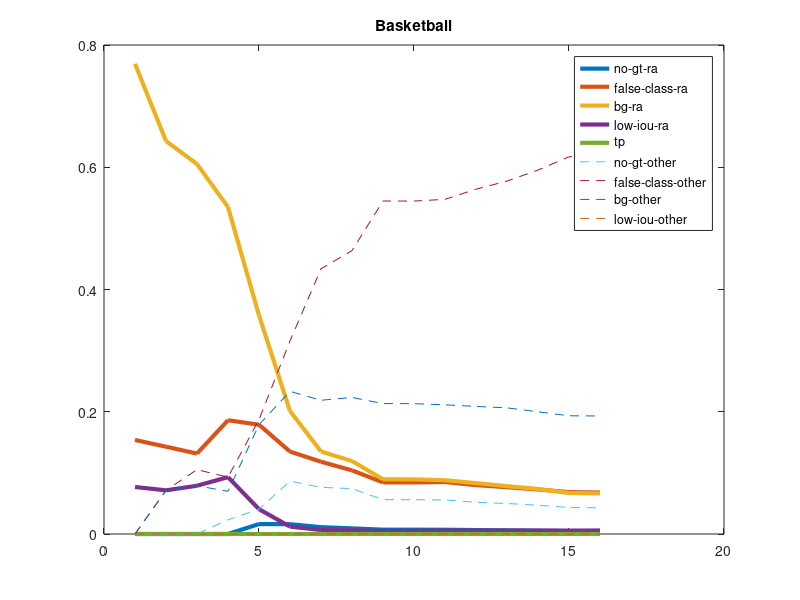
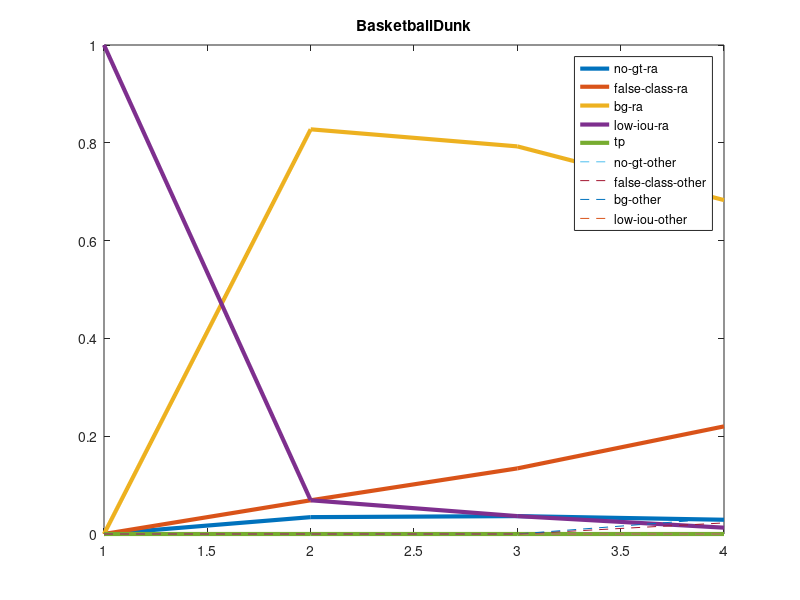
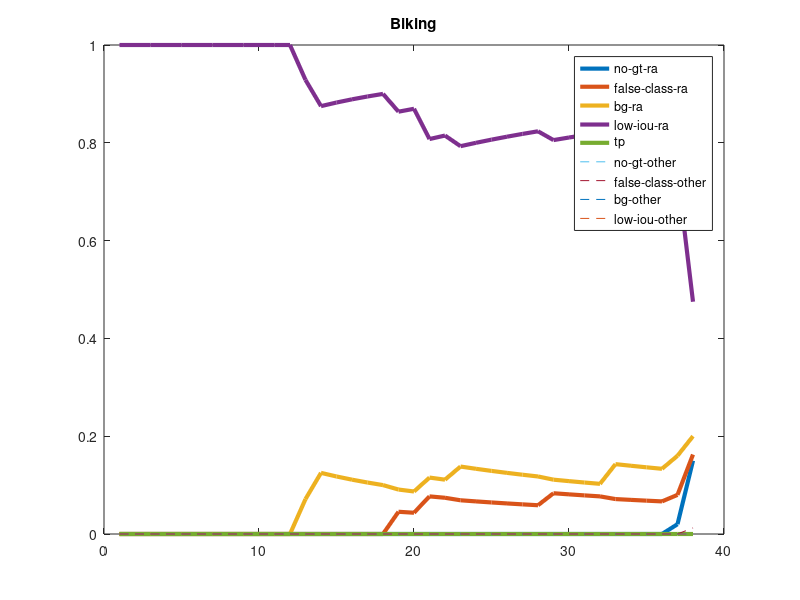
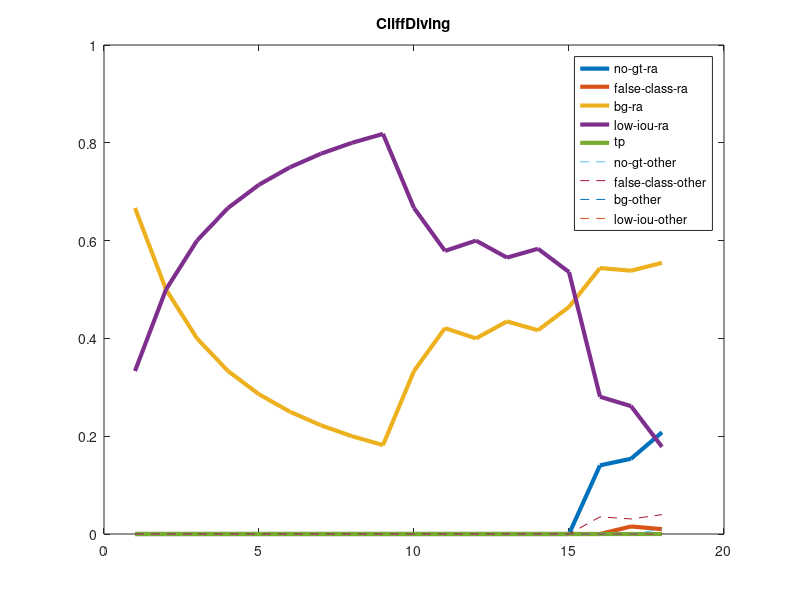

These figures' MATLAB source, in order:
load('all_scores_tubes.mat')
for a=1:24
    score = allscore{a}(:,1);
    label = allscore{a}(:,2);
    [~,si] = sort(score,'descend');
    score = score(si);
    li = label(si) == 1;
    score = score(li);
    min_score = min(score);
    allscore{a} = allscore{a}(si,:);
%     abc = allscore{a}(li,:);
    pick = allscore{a}(:,1)>=min_score;
    allscore{a} = allscore{a}(pick,:);
end

classes={'Basketball', 'BasketballDunk', 'Biking', 'CliffDiving', 'CricketBowling', 'Diving', 'Fencing',...
        'FloorGymnastics', 'GolfSwing', 'HorseRiding', 'IceDancing', 'LongJump', 'PoleVault', 'RopeClimbing',...
        'SalsaSpin','SkateBoarding', 'Skiing', 'Skijet', 'SoccerJuggling',...
        'Surfing', 'TennisSwing', 'TrampolineJumping', 'VolleyballSpiking', 'WalkingWithDog'};
% cc = zeros(24,10);
% cc = zeros(24,9,100);
for a=1:24
    cc = zeros(100,9);
%     no_gt_other = zeros(24,100);
%     false_class_ra = zeros(24,100);
%     false_class_other = zeros(24,100);
%     bg_ra = zeros(24,100);
%     bg_other = zeros(24,100);
%     low_iou_ra = zeros(24,100);
%     low_iou_other = zeros(24,100);
%     tp = zeros(24,100);
    tp_pick = allscore{a}(:,2) == 1;
    tp_allscore = allscore{a}(tp_pick,1);
    total_num = length(tp_allscore);
    nums = zeros(100,9);
    pick_ra=allscore{a}(:,4)==a;
    pick_other=allscore{a}(:,4)~=a;
    cc = zeros(total_num,9);
    for i=1:total_num
%         th = round(total_num*i/100);
%         nums(i,:)=th;
        th_scores = allscore{a}(tp_pick,1);
        th_score = th_scores(i);
        th_pick = allscore{a}(:,1) >= th_score;
        th = length(allscore{a}(th_pick,1));
        all_score_ra = allscore{a}(pick_ra,:);
        all_score_other = allscore{a}(pick_other,:);
        pick = all_score_ra(:,1)>=th_score;
        all_score_ra = all_score_ra(pick,:);
        pick = all_score_other(:,1)>=th_score;
        all_score_other = all_score_other(pick,:);
        for n=0:4
            pick=all_score_ra(:,3)==n;
            cc(i, n+1) = length(all_score_ra(pick,3))/th;
            if n<4
                pick=all_score_other(:,3)==n;
                cc(i,n+6) = length(all_score_other(pick,3))/th;
            end
        end
    end
    abcd = cc;
    h = figure;
    plot_data = abcd(:,1:5);
    plot(plot_data,'LineWidth',3);
    hold on;
    plot_data = abcd(:,6:9);
    plot(plot_data,'--');
    title(classes(a));
    legend('no-gt-ra','false-class-ra','bg-ra','low-iou-ra','tp','no-gt-other','false-class-other','bg-other','low-iou-other')
    hold off;
    filename=char(strcat('figs/',classes(a), '-1'));
    saveas(h, filename,'png')
end


% for a=1:24
%     for b=1:24
%         pick=allscore{a}(:,4)==b;
%         temp=allscore{a}(pick,3);
%         for c=1:5
%             pick=temp==(c-1);
%             num=length(temp(pick));
%             if b==a
%                 cc(b,2*c-1) = cc(b,2*c-1) + num;
%             else
%                 cc(b,2*c) = cc(b,2*c)+num;
%             end
%         end
%     end
% end
% bar(cc(:,1:9),'group')
% legend('non-gt-ra','non-gt-other','high-ra','high-other','bg-ra','bg-other','low-ra','low-other','tp')
% set(gca,'xtick',1:24)
